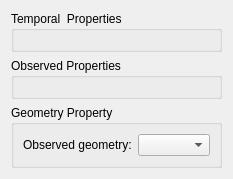
<?xml version="1.0" encoding="UTF-8"?>
<ui version="4.0">
 <class>ObservationPropertiesWidgetForm</class>
 <widget class="QWidget" name="ObservationPropertiesWidgetForm">
  <property name="geometry">
   <rect>
    <x>0</x>
    <y>0</y>
    <width>217</width>
    <height>173</height>
   </rect>
  </property>
  <property name="windowTitle">
   <string>Form</string>
  </property>
  <layout class="QGridLayout" name="gridLayout_5">
   <item row="0" column="0">
    <layout class="QGridLayout" name="gridLayout">
     <item row="0" column="0">
      <widget class="QGroupBox" name="m_temporalPropertiesGroupBox">
       <property name="title">
        <string>Temporal  Properties</string>
       </property>
       <layout class="QGridLayout" name="gridLayout_2">
        <item row="0" column="0">
         <widget class="QFrame" name="m_temporalPropertiesFrame">
          <property name="frameShape">
           <enum>QFrame::StyledPanel</enum>
          </property>
          <property name="frameShadow">
           <enum>QFrame::Raised</enum>
          </property>
         </widget>
        </item>
       </layout>
      </widget>
     </item>
     <item row="1" column="0">
      <widget class="QGroupBox" name="ObsPropGroupBox">
       <property name="title">
        <string>Observed Properties</string>
       </property>
       <layout class="QGridLayout" name="gridLayout_3">
        <item row="0" column="0">
         <widget class="QFrame" name="m_obsPropFrame">
          <property name="frameShape">
           <enum>QFrame::StyledPanel</enum>
          </property>
          <property name="frameShadow">
           <enum>QFrame::Raised</enum>
          </property>
         </widget>
        </item>
       </layout>
      </widget>
     </item>
     <item row="2" column="0">
      <widget class="QGroupBox" name="m_geomGroupBox">
       <property name="title">
        <string>Geometry Property</string>
       </property>
       <layout class="QGridLayout" name="gridLayout_4">
        <item row="0" column="0">
         <layout class="QHBoxLayout" name="horizontalLayout_5">
          <item>
           <widget class="QLabel" name="m_geometryLabel">
            <property name="text">
             <string>Observed geometry:</string>
            </property>
           </widget>
          </item>
          <item>
           <widget class="QComboBox" name="m_geometryComboBox">
            <property name="sizePolicy">
             <sizepolicy hsizetype="Preferred" vsizetype="Fixed">
              <horstretch>0</horstretch>
              <verstretch>0</verstretch>
             </sizepolicy>
            </property>
           </widget>
          </item>
         </layout>
        </item>
       </layout>
      </widget>
     </item>
    </layout>
   </item>
  </layout>
 </widget>
 <resources/>
 <connections/>
</ui>
